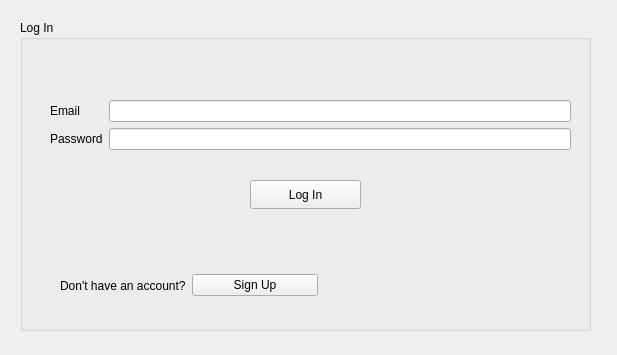
<?xml version="1.0" encoding="UTF-8"?>
<ui version="4.0">
 <class>login</class>
 <widget class="QWidget" name="login">
  <property name="geometry">
   <rect>
    <x>0</x>
    <y>0</y>
    <width>617</width>
    <height>355</height>
   </rect>
  </property>
  <property name="windowTitle">
   <string>Form</string>
  </property>
  <widget class="QGroupBox" name="groupBox">
   <property name="geometry">
    <rect>
     <x>20</x>
     <y>20</y>
     <width>571</width>
     <height>311</height>
    </rect>
   </property>
   <property name="title">
    <string>Log In</string>
   </property>
   <widget class="QPushButton" name="pushButton">
    <property name="geometry">
     <rect>
      <x>230</x>
      <y>160</y>
      <width>111</width>
      <height>29</height>
     </rect>
    </property>
    <property name="text">
     <string>Log In</string>
    </property>
   </widget>
   <widget class="QWidget" name="layoutWidget">
    <property name="geometry">
     <rect>
      <x>30</x>
      <y>80</y>
      <width>521</width>
      <height>71</height>
     </rect>
    </property>
    <layout class="QFormLayout" name="formLayout">
     <item row="0" column="0">
      <widget class="QLabel" name="label">
       <property name="text">
        <string>Email</string>
       </property>
      </widget>
     </item>
     <item row="0" column="1">
      <widget class="QLineEdit" name="lineEdit_username">
       <property name="enabled">
        <bool>true</bool>
       </property>
      </widget>
     </item>
     <item row="1" column="0">
      <widget class="QLabel" name="label_2">
       <property name="text">
        <string>Password</string>
       </property>
      </widget>
     </item>
     <item row="1" column="1">
      <widget class="QLineEdit" name="lineEdit_password">
       <property name="echoMode">
        <enum>QLineEdit::Password</enum>
       </property>
      </widget>
     </item>
    </layout>
   </widget>
   <widget class="QWidget" name="layoutWidget_2">
    <property name="geometry">
     <rect>
      <x>40</x>
      <y>250</y>
      <width>258</width>
      <height>31</height>
     </rect>
    </property>
    <layout class="QHBoxLayout" name="horizontalLayout">
     <item>
      <widget class="QLabel" name="label_3">
       <property name="text">
        <string>Don't have an account?</string>
       </property>
      </widget>
     </item>
     <item>
      <widget class="QPushButton" name="pushButton_2">
       <property name="text">
        <string>Sign Up</string>
       </property>
      </widget>
     </item>
    </layout>
   </widget>
  </widget>
 </widget>
 <resources/>
 <connections/>
</ui>
